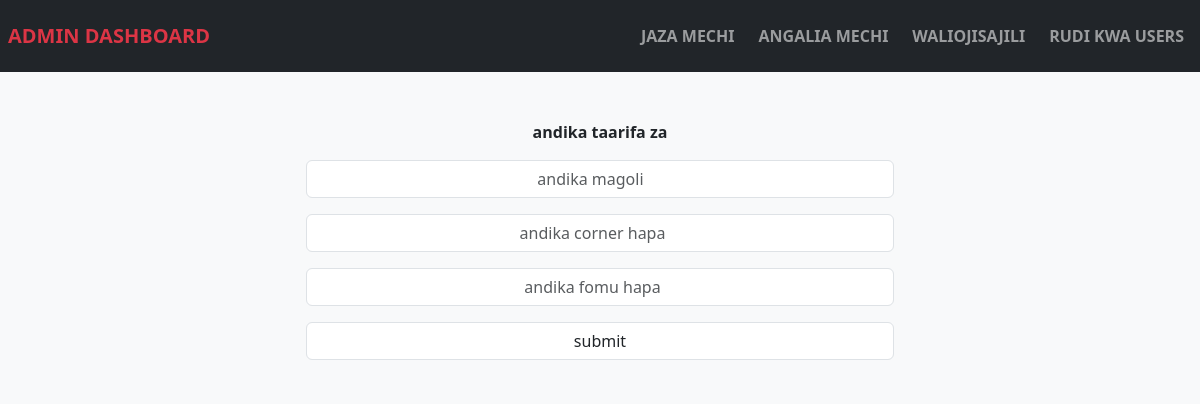
The page /teamA/6 on the database as committed earlier.
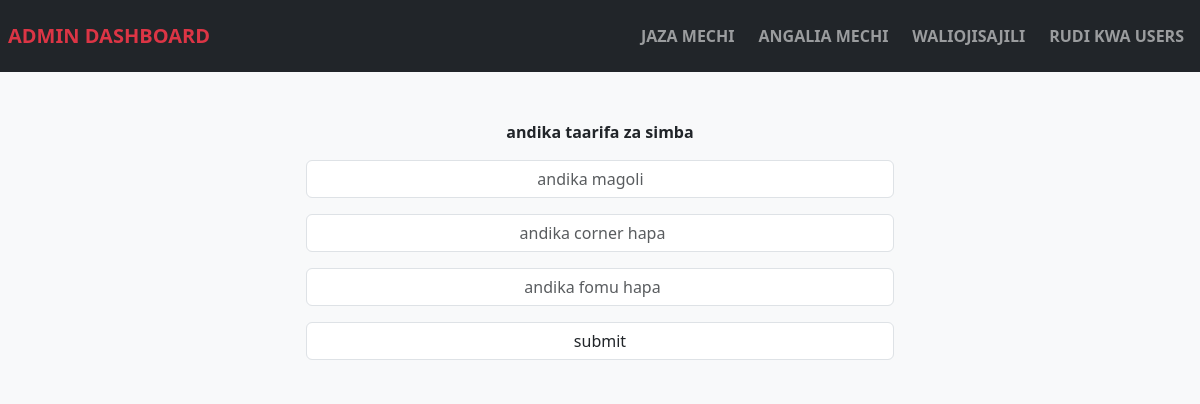
The same page on the database as committed later.
### energy.py (models this page shows)
class mechi(db.Model):
    id=db.Column(db.Integer,primary_key=True)
    timuA=db.Column(db.String(50),nullable=False)
    timuB=db.Column(db.String(50),nullable=False)
    aina=db.Column(db.String(50),nullable=False)
    odds=db.Column(db.Integer,nullable=False)
    status=db.Column(db.String(50))
    special=db.Column(db.String(50))
    tarehe=db.Column(db.String(50))

### energy.py (the view, shortened to what this page needs)
@app.route('/teamA/<int:id>',methods=['POST','GET'])
def teamA(id):
    user=mechi.query.get(id)
    return render_template('ente.html',user=user)

### templates/ente.html
{% extends "admin1base.html" %}
{% block content %}
<body>
    <div class="bg-light">
        <div class="row justify-content-center">
            <div class="col-12 col-md-6">
                <div class="mt-5 text-center mb-3 fw-bold"> andika taarifa za {{ user.timuA }} </div>
                <form action="/teamA/{{user.id}}" method="POST">
                    <input type="number"  name="magoli" placeholder="andika magoli " class="form-control mb-3 text-center">
                    <input type="number"  name="corner" placeholder="andika corner hapa" class="form-control mb-3 text-center">
                    <input type="number"  name="fomu" placeholder="andika fomu hapa" class="form-control mb-3 text-center">
                    <button type="submit" class="form-control mb-3 text-center">submit</button>
                </form>
            </div>
        </div>
    </div>
</body>
{% endblock %}

Rows that differ between the two databases and show on the page:
added mechi: timuA "simba"
